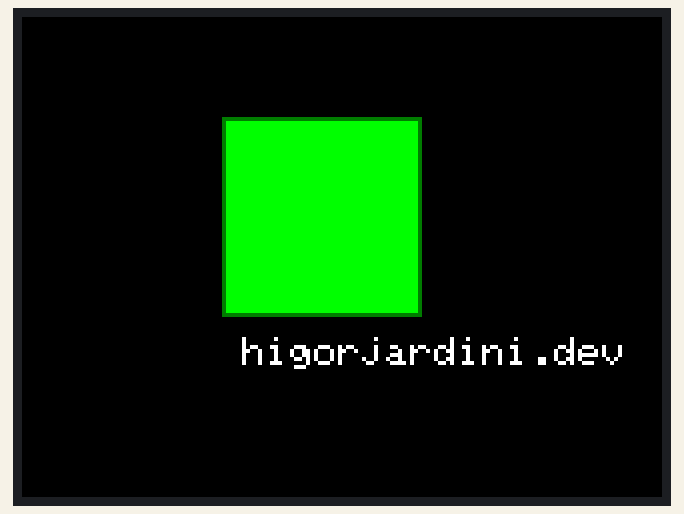
Simulated run of this sketch. Board: ESP32. On the bench: 320×240 colour display.

Above: at 0.3 s.

The sketch:

3D_Block_Script.ino
```cpp
#include <M5Stack.h>
#include <TFT_eSPI.h>

void setup() {
  // Initialize the M5Stack object
  M5.begin();
  M5.Power.begin();

  // Set the screen rotation
  M5.Lcd.setRotation(1);

  // Clear the screen
  M5.Lcd.fillScreen(TFT_BLACK);

  // Draw a green 3D block
  M5.Lcd.fillRect(100, 50, 100, 100, TFT_GREEN);
  M5.Lcd.drawRect(100, 50, 100, 100, TFT_DARKGREEN);
  M5.Lcd.drawRect(101, 51, 98, 98, TFT_DARKGREEN);

  // Draw the text below the block
  M5.Lcd.setTextColor(TFT_WHITE);
  M5.Lcd.setTextSize(2);
  M5.Lcd.setCursor(110, 160);
  M5.Lcd.print("higorjardini.dev");
}

void loop() {
  // Empty loop
}
```
